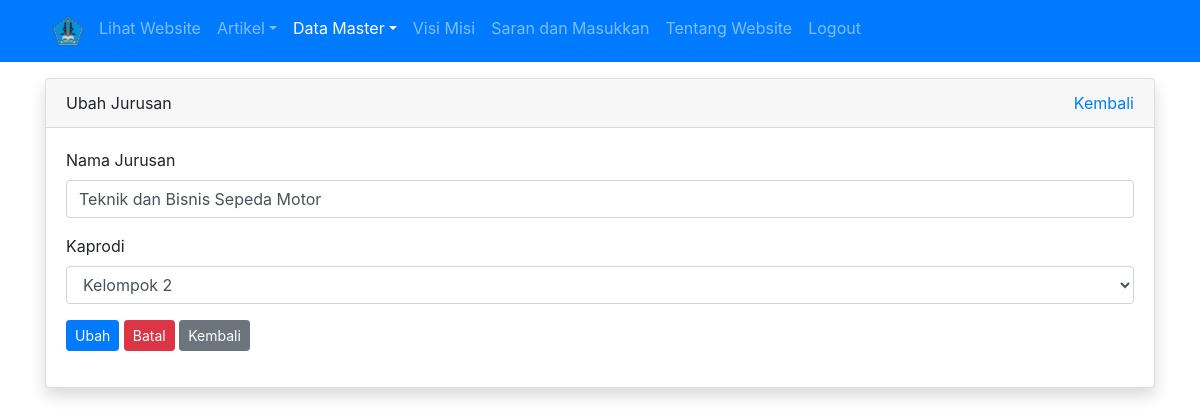
Page /admin/jurusan/ubah.php?id=12 (signed in) on the committed database.
### tables this page shows
CREATE TABLE `tbl_jurusan` (
  `id` int(11) NOT NULL,
  `nama_jurusan` varchar(30) DEFAULT NULL,
  `ka_prodi` int(11) DEFAULT NULL
);

CREATE TABLE `tbl_guru` (
  `id` int(11) NOT NULL,
  `nama` varchar(100) DEFAULT NULL,
  `nip` int(10) DEFAULT NULL,
  `jenis_kelamin` enum('L','P') DEFAULT NULL,
  `no_hp` varchar(12) DEFAULT NULL,
  `tempat_lahir` varchar(50) DEFAULT NULL,
  `tanggal_lahir` date DEFAULT NULL,
  `mata_pelajaran` varchar(50) DEFAULT NULL,
  `alamat` varchar(100) DEFAULT NULL,
  `foto` varchar(100) DEFAULT NULL
);

### admin/jurusan/ubah.php (the view, shortened to what this page needs)
<?php
require_once '../../koneksi.php';
$id = $_GET['id'];
$query = mysqli_query($koneksi, "SELECT * FROM tbl_jurusan WHERE id = $id");
$jurusan = mysqli_fetch_assoc($query);
$query_guru = mysqli_query($koneksi, "SELECT id, nama FROM tbl_guru");
?>
<!DOCTYPE html>
<html>
<head>
	<link rel="stylesheet" href="../../resources/css/bootstrap.min.css">
</head>
<body>
	<?php require_once '../navbar.php'; ?>
	<div class="container mt-3">
		<div class="row">
			<div class="col">
				<div class="card shadow">
					<div class="card-header">
						<div class="clearfix">
							<div class="float-left">
								Ubah Jurusan
							</div>
							<div class="float-right">
								<a href="index.php">Kembali</a>
							</div>
						</div>
					</div>
					<div class="card-body">
						<form method="POST" action="proses_ubah.php?id=<?= $jurusan['id'] ?>">
							<div class="form-group">
								<label for="nama_jurusan">Nama Jurusan</label>
								<input type="text" value="<?= $jurusan['nama_jurusan'] ?>" class="form-control" id="nama_jurusan" placeholder="nama jurusan" autocomplete="off" required="required" name="nama_jurusan">
							</div>
							<div class="form-group">
								<label for="kaprodi">Kaprodi</label>
								<select name="kaprodi" id="kaprodi" class="form-control">
									<?php while($row = mysqli_fetch_assoc($query_guru)) : ?>
										<option value="<?= $row['id'] ?>" <?= $jurusan['ka_prodi'] == $row['id'] ? 'selected' : '' ?>><?= $row['nama'] ?></option>
									<?php endwhile; ?>
								</select>
							</div>
							<div class="form-group">
								<button type="submit" class="btn btn-sm btn-primary" name="ubah">Ubah</button>
								<button type="reset" class="btn btn-sm btn-danger" onclick="return confirm('apakah anda yakin?')">Batal</button>
								<a href="index.php" class="btn btn-sm btn-secondary">Kembali</a>
							</div>
						</form>
					</div>
				</div>
			</div>
		</div>
	</div>
</body>
</html>

### rows in the picture
tbl_jurusan: nama_jurusan "Teknik dan Bisnis Sepeda Motor", kaprodi "Kelompok 2"
